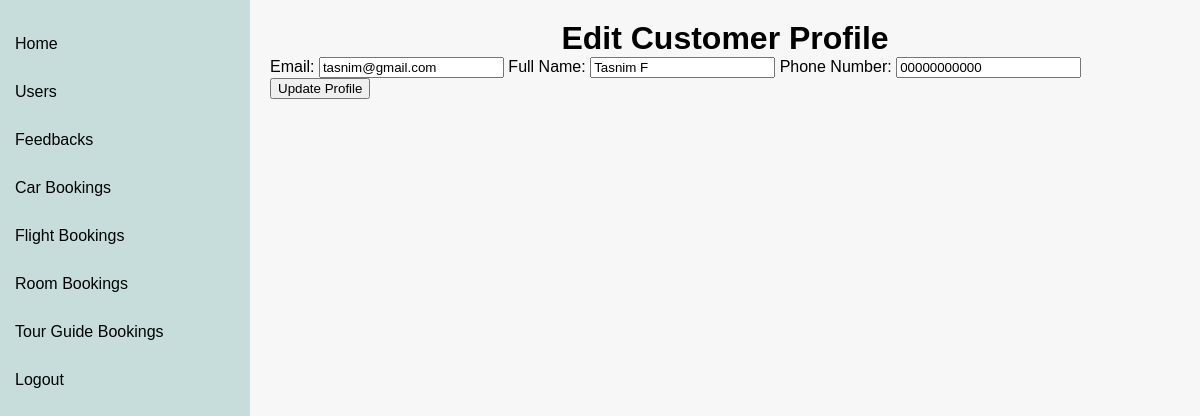
The page /admin_edit_user.php?id=44 (signed in) on the database its author committed.
### tables this page shows
CREATE TABLE `user` (
  `id` int(6) UNSIGNED NOT NULL,
  `username` varchar(30) NOT NULL,
  `password` varchar(30) NOT NULL,
  `email` varchar(50) NOT NULL,
  `full_name` varchar(50) NOT NULL,
  `phone_number` varchar(20) NOT NULL,
  `user_type` enum('customer','admin') NOT NULL DEFAULT 'customer'
);

### admin_edit_user.php (the view, shortened to what this page needs)
<?php
$host = "localhost";
$user = "root";
$password = "";
$db = "cse470";
$data = mysqli_connect($host, $user, $password, $db);
$id = $_GET['id'];
$sql = "SELECT * FROM user WHERE id = $id";
$result = mysqli_query($data, $sql);
$user = $result->fetch_assoc();
?>
<!DOCTYPE html>
<html>
<head>
    <link rel="stylesheet" href="admindbstyle.css">
</head>
<body>
    <?php include "adminsidebar.php" ?>
    <div class="content">
        <center>
            <h1>Edit Customer Profile</h1>
        </center>
        <form method="post">
            <label for="email">Email:</label>
            <input type="email" name="email" value="<?php echo $user['email']; ?>" required>
            <label for="full_name">Full Name:</label>
            <input type="text" name="full_name" value="<?php echo $user['full_name']; ?>" required>
            <label for="phone_number">Phone Number:</label>
            <input type="tel" name="phone_number" value="<?php echo $user['phone_number']; ?>" required>
            <button type="submit">Update Profile</button>
        </form>
    </div>
</body>
</html>

### admindbstyle.css (style rules this page uses)
body, h1, h2, h3, p, ul, li { margin: 0; padding: 0; }
body { font-family: Arial, sans-serif; background-color: #f7f7f7; }

### adminsidebar.php (style rules this page uses)
.content { margin-left: 250px; padding: 20px; }

### rows shown on the page
user: email "tasnim@gmail.com", full_name "Tasnim F", phone_number "00000000000"
